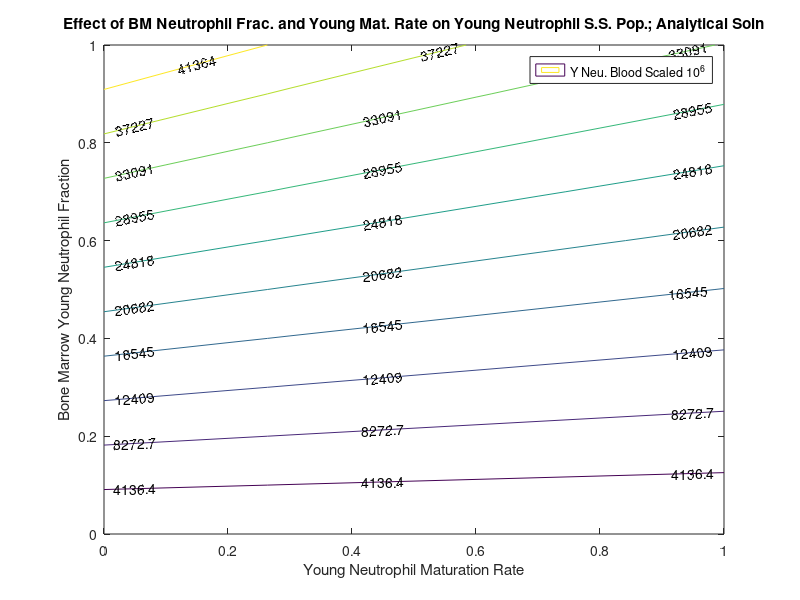
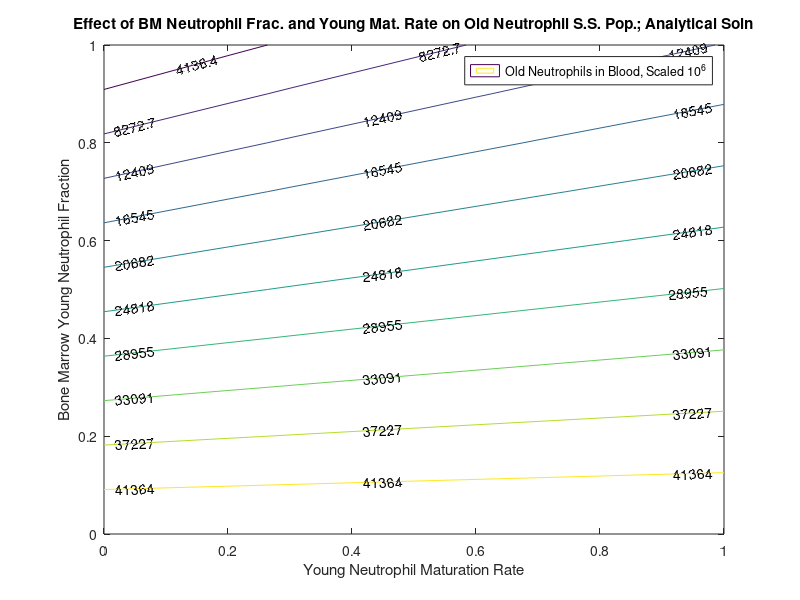

MATLAB code for these plots, in order:
%This code was written by Mark Kalinich on 20140306 to calculate the
%steady-state young and old neutrophil populations under varying bone
%marrow young neutrophil fractions and young neutrophil maturation rates. 

%Differential Equation Model: 

%d(New)/dt = R_production,new - R_death,old - R_maturation
%d(Old)/dt = R_production,old - R_death,old + R_maturation

%for Steady state: 0=R_production,old - R_death,old + R_maturation
%0 = (Cell Production rate)*(Old Fraction)-(Total Death)*(Old/(Old+New)
%for only old cells:
%0 = Cell Production Rate - Total Death Rate

%For Only Young Cells: 

%Model Assumptions: 
%1) Constant rate of total cell production from bone
%2) constant ratio of old to new neutrophils in the bone
%3) random selection of neutrophils from bone
%4) Constant fraction of young neutrophils mature into old neutrophils
%5) Constant rate of total cell death (Death_old = Constant*(# dead cells)
%6) Cell death is not dependent on cell age
%7) R_production is a binomial random variable that uses the specified
%fraction of old vs. new cells. (R_production_total= constant = R_new+R+old) 
%8) Person weighs 70 kg. 

clc;close all;clear all;

Iteration = 11; %number of conditions we'll be scanning

%initialize storage vectors
Young_Store = zeros(Iteration);%final number of young neutrophils
Old_Store   = zeros(Iteration);%final number of old Neutrophils
Total_Store = zeros(Iteration);%final number of total neutrophils


for i = 1:Iteration %exploring bone marrow young fraction with this
   for z = 1:Iteration %exploring mature probability with this
%set initial conditions, making sure units are compatible
Weight                = 70; %person's weight, in kg 
Young_fraction        = linspace(0,1,Iteration); % select Bone young neutrophil fraction I'm exploring
Young_fraction        = Young_fraction(i);
Neutrophil_blood      = 65*10^7*Weight; %neutrophils initially in blood pool for a 70 kg person, "Neutrophil kinetics in health and disease" Summers 2010 
Band_Fraction         = .015; % For an uninfected person, bands range from 0-3% in blood http://www.nlm.nih.gov/medlineplus/ency/article/003657.htm
Young_initial         = Neutrophil_blood*Band_Fraction; % initial number of bands in the pool 
Old_initial           = Neutrophil_blood*(1-Band_Fraction);% initial number of mature cells in pool
Cells_Entering_System = 1.7*10^9*Weight;  %this is the number of cells entering from bone marrow per day "Neutrophil kinetics in health and disease" Summers 2010
Mature_probability    = linspace(0,1,Iteration); %fraction of band cells in blood that will mature after 1 day
Mature_probability    = Mature_probability(z); %select mature probability
Death_Leaving_System  = 1.7*10^9*Weight; %assume steady state
Mean_residence_time   = Neutrophil_blood/Cells_Entering_System;
%Add in conversions to get proper rates.
Time_Convert = 1440; %minutes/day
Cell_Convert = 1*10^6; %convert cells to millions of cells
Cell_Enter   = round(Cells_Entering_System/(Time_Convert*Cell_Convert)); 
Mature_Prob  = Mature_probability/Time_Convert; %fraction of band cells that  matures into an old cell in 1 minute.
Death        = round(Death_Leaving_System/(Time_Convert*Cell_Convert));% number of cells to die each cycle; assume steady state

%pack initial conditions
N0=Young_initial/Cell_Convert+Old_initial/Cell_Convert; %10^6 cells

%pack constant parameters
Y_enter   = Cell_Enter*Young_fraction; %cells/minute
Old_enter = Cell_Enter*(1-Young_fraction); %K
Mature    = Mature_Prob; %mature probability in minutes



%Calculate and Store:
Young_Store(i,z) = Y_enter./(Death./N0+Mature);%final number of young neutrophils
Old_Store(i,z)   = N0.*((1-Young_fraction)+Mature*(Young_fraction./(Death./N0+Mature))); %final number of old Neutrophils
Total_Store(i,z) = Young_Store(i,z)+Old_Store(i,z);



   end
end
fig = figure; %generate contour plot of influence of BM Young frac. and mat. rate on Young pop
contour(linspace(0,1,Iteration),linspace(0,1,Iteration),Young_Store, 'ShowText','on')
xlabel('Young Neutrophil Maturation Rate')
ylabel('Bone Marrow Young Neutrophil Fraction')
title('Effect of BM Neutrophil Frac. and Young Mat. Rate on Young Neutrophil S.S. Pop.; Analytical Soln')
legend('Y Neu. Blood Scaled 10^6')

saveas(fig,'Analytical Young Neutrophil Population','jpeg')

fig2 = figure; %old neutrophils
contour(linspace(0,1,Iteration),linspace(0,1,Iteration),Old_Store, 'ShowText','on')
xlabel('Young Neutrophil Maturation Rate')
ylabel('Bone Marrow Young Neutrophil Fraction')
title('Effect of BM Neutrophil Frac. and Young Mat. Rate on Old Neutrophil S.S. Pop.; Analytical Soln')
legend('Old Neutrophils in Blood, Scaled 10^6')
saveas(fig2,'Analytical Old Neutrophil Population','jpeg')





% fig = figure;
% plot(linspace(0,1,Iteration),Young_Store, '--rd','MarkerSize',8,'MarkerFaceColor','r','MarkerEdgeColor','k');
% hold on 
% plot(linspace(0,1,Iteration),Old_Store, '--gd','MarkerSize',8,'MarkerFaceColor','g','MarkerEdgeColor','k');
% hold on
% plot(linspace(0,1,Iteration),Total_Store,'--bd','MarkerSize',8,'MarkerFaceColor','b','MarkerEdgeColor','k');
% hold on
% plot(linspace(0,1,Iteration),Converge, '--kd','MarkerSize',8,'MarkerFaceColor','k','MarkerEdgeColor','k');
% 
%  xlabel ('Young Neutrophil Bone Fraction')
% ylabel ('Neutrophil Count/10^6')
% title (strcat('Neutrophil Count vs. BM Young Neutrophil Fraction'))
% legend ('Young Neutrophils','Old Neutrophils','Total Neutrophils','converge time (s)')

% fig = figure;
% plot(T,N(:,1),'r');
% hold on
% plot(T, N(:,2),'g');
% hold on
% plot(T, N(:,1)+N(:,2), 'b');
% xlabel ('time (minutes)')
% ylabel ('Neutrophils')
% %title (strcat('Neutrophils vs. Time, Const. Tot. Death Rate, Young Neutrophil Mature Probability (per day) =',num2str(Mature_probability)))
% legend ('Young Neutrophils','Old Neutrophils','Total Neutrophils')
